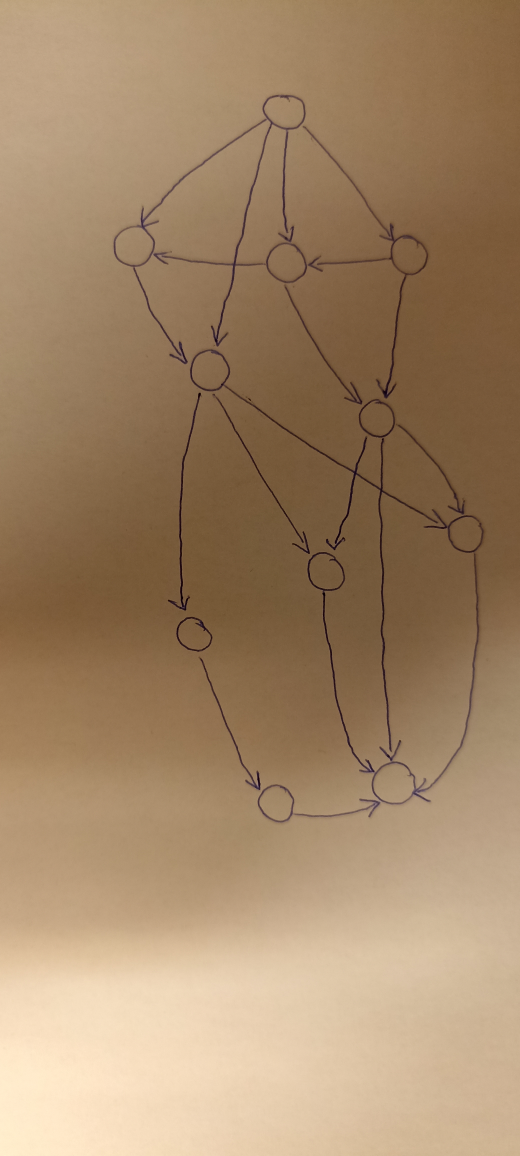
#> input picture tests/obrazki_testowe/testy_inz/recznie_rys/skierowane/t1.jpg, 2080 x 4624 px (shown at 1/4 size)
$ python -i segmentation.py   (imports and definitions only)
#> lines starting #> are read from the running program, lines starting #| are printed output that depends on the picture
import cv2 as cv
import numpy as np
from numpy.core.numeric import count_nonzero

from .graph import *
from .share import *


# [132 lines left out: functions segment, find_filled_vertices, find_unfilled_vertices, remove_interseting_vertices, intersecting_vertices, not called in this run]

def get_filled_vertices(binary_img, iters=2):
    """"""
    binary_tmp = binary_img.copy()
    nr_objects, _ = cv.connectedComponents(binary_img, 8)
    any_removed = False
    counter_same_nr = 0
    prev_nr_objs = nr_objects
    it = 0
    max_it = 10

    while (not any_removed or counter_same_nr < 2) and it < max_it:
        binary_tmp = cv.erode(binary_tmp, Kernel.k3, iterations=iters)
        new_nr_objs, _ = cv.connectedComponents(binary_tmp, 8)
        if new_nr_objs != nr_objects:
            any_removed = True
        if new_nr_objs == prev_nr_objs:
            counter_same_nr += 1
        else:
            counter_same_nr = 0

        prev_nr_objs = new_nr_objs
        it += 1

    result = cv.dilate(binary_tmp, Kernel.k3, iterations=it*iters)

    return result

>>> import cv2
>>> picture = cv2.imread('../tests/obrazki_testowe/testy_inz/recznie_rys/skierowane/t1.jpg', cv2.IMREAD_GRAYSCALE)
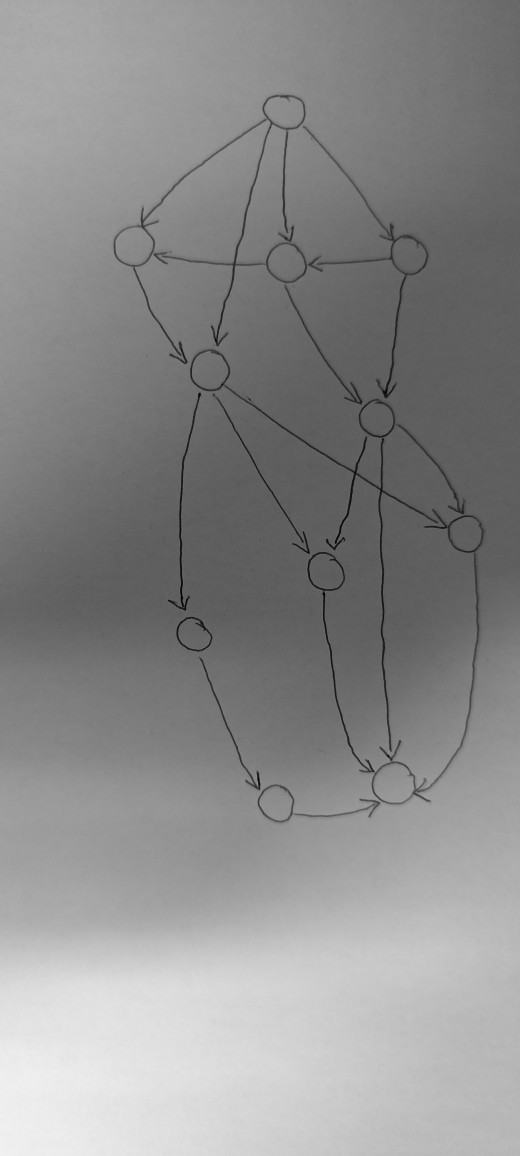
#> picture: shape (4624, 2080) (shown at 1/4 size); min 0, max 246, mean 140
>>> result = get_filled_vertices(picture)
#> in get_filled_vertices, `nr_objects, _ = cv.connectedComponents(binary_img, 8)`: nr_objects = 2
#> the loop in get_filled_vertices, `while (not any_removed or counter_same_nr < 2) and it < max_it:` made 10 passes
#> pass 2, in get_filled_vertices, `binary_tmp = cv.erode(binary_tmp, Kernel.k3, iterations=iters)`:
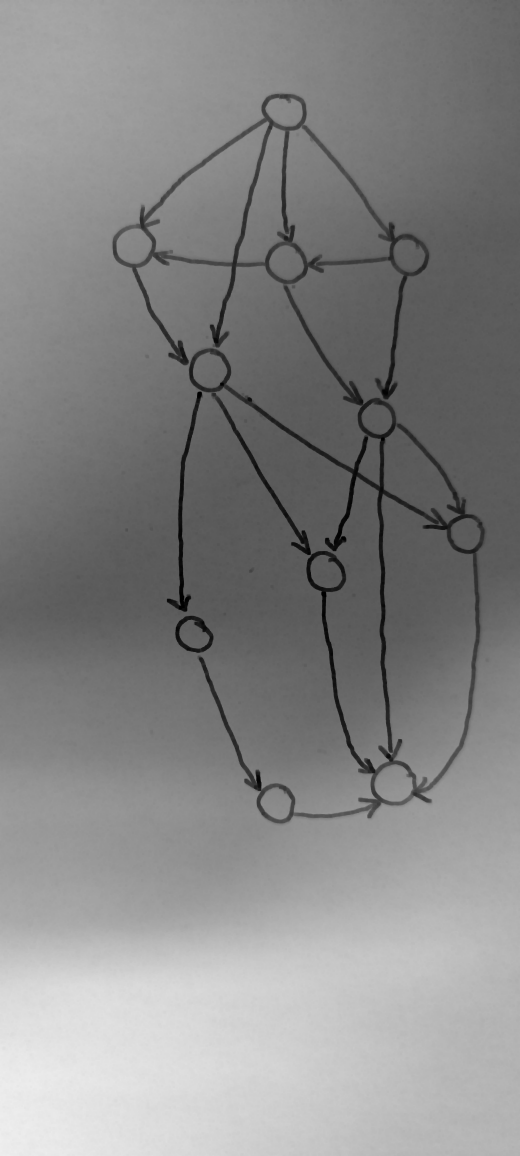
#> binary_tmp: shape (4624, 2080) (shown at 1/4 size); min 0, max 239, mean 134.8
#> after the loop in get_filled_vertices, `while (not any_removed or counter_same_nr < 2) and it < max_it:`:
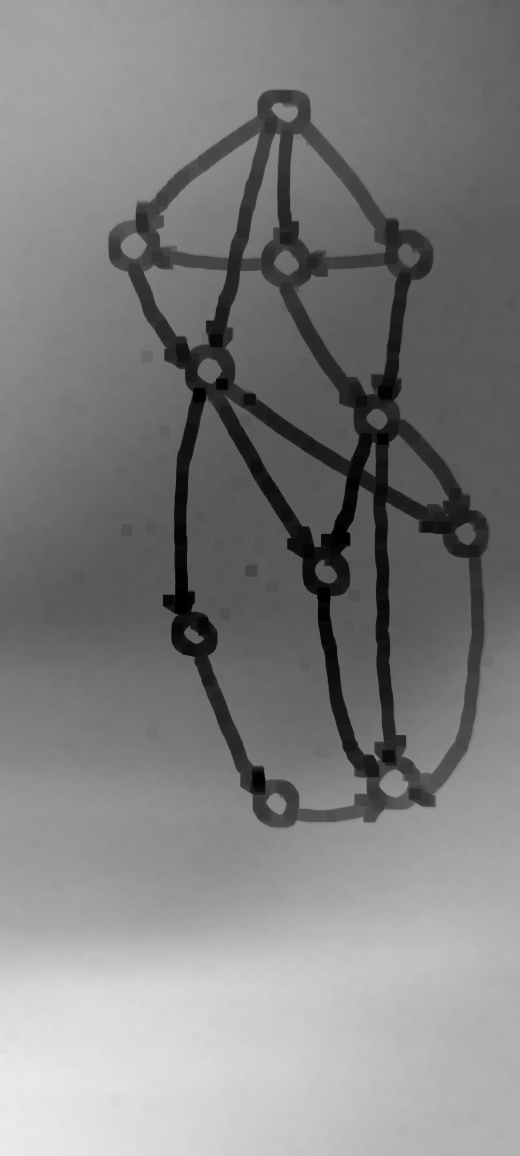
#> binary_tmp: shape (4624, 2080) (shown at 1/4 size); min 0, max 236, mean 127.5
#> after the loop in get_filled_vertices, `while (not any_removed or counter_same_nr < 2) and it < max_it:`: it = 10

$ run again, on tests/obrazki_testowe/testy_inz/recznie_rys/skierowane/t10.jpg
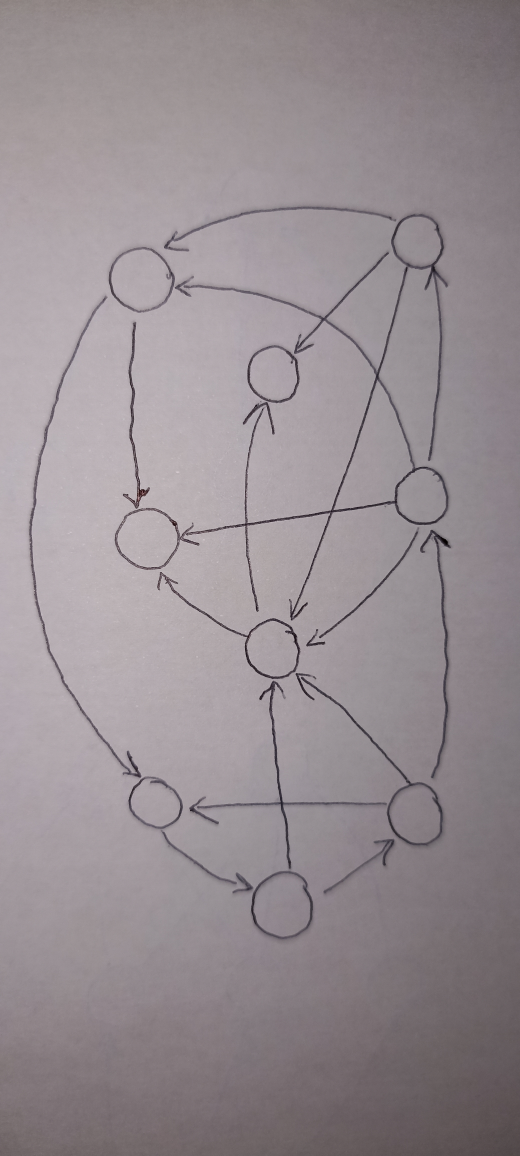
#> input picture tests/obrazki_testowe/testy_inz/recznie_rys/skierowane/t10.jpg, 2080 x 4624 px (shown at 1/4 size)
#> nr_objects = 2
#> the loop in get_filled_vertices, `while (not any_removed or counter_same_nr < 2) and it < max_it:` made 10 passes
#> pass 1, in get_filled_vertices, `binary_tmp = cv.erode(binary_tmp, Kernel.k3, iterations=iters)`:
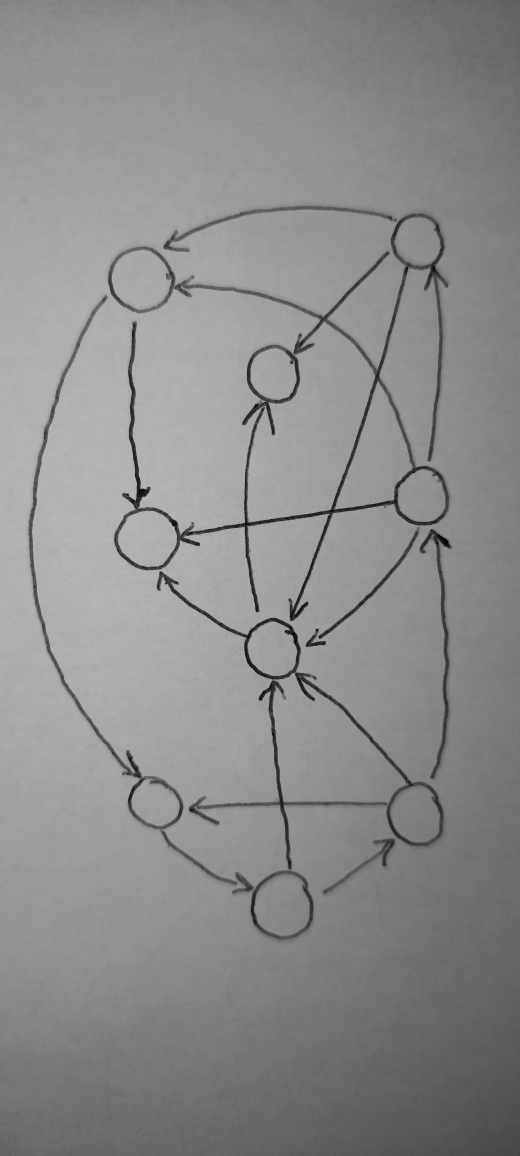
#> binary_tmp: shape (4624, 2080) (shown at 1/4 size); min 0, max 196, mean 140.2
#> after the loop in get_filled_vertices, `while (not any_removed or counter_same_nr < 2) and it < max_it:`:
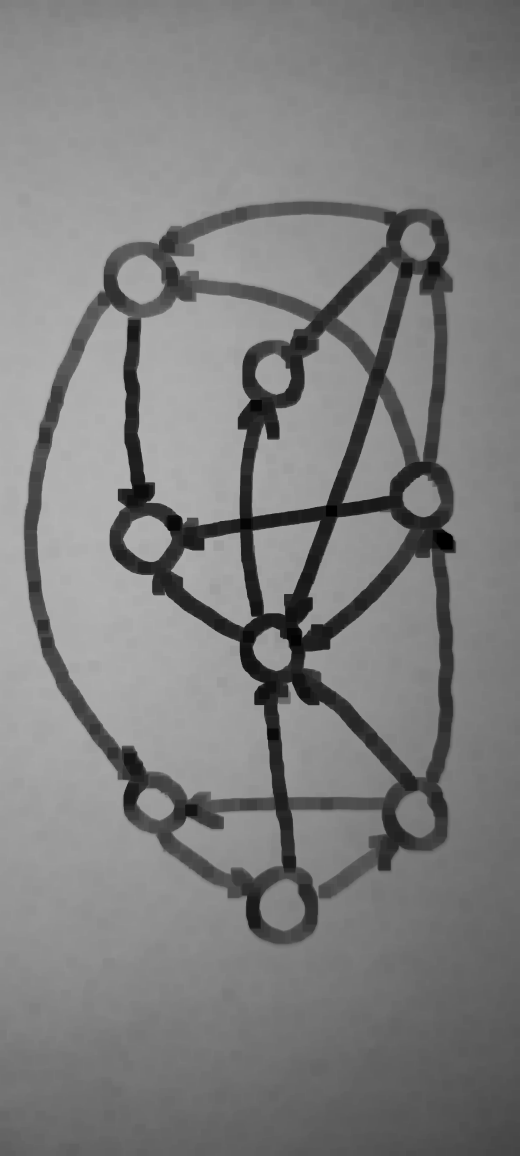
#> binary_tmp: shape (4624, 2080) (shown at 1/4 size); min 0, max 178, mean 126.7
#> after the loop in get_filled_vertices, `while (not any_removed or counter_same_nr < 2) and it < max_it:`: it = 10

$ run again, on tests/obrazki_testowe/testy_inz/recznie_rys/skierowane/t2.jpg
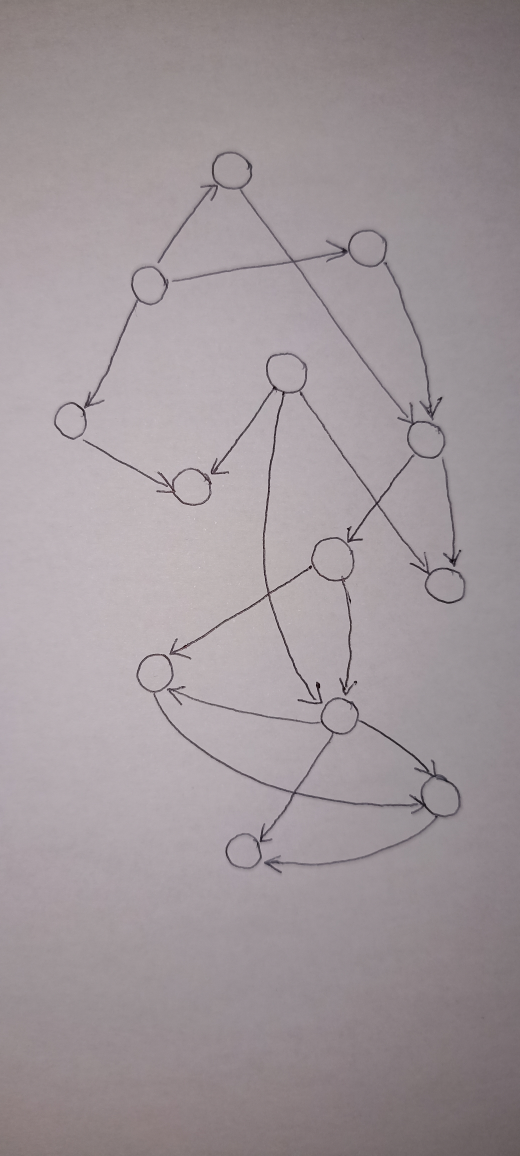
#> input picture tests/obrazki_testowe/testy_inz/recznie_rys/skierowane/t2.jpg, 2080 x 4624 px (shown at 1/4 size)
#> nr_objects = 2
#> the loop in get_filled_vertices, `while (not any_removed or counter_same_nr < 2) and it < max_it:` made 10 passes
#> pass 1, in get_filled_vertices, `binary_tmp = cv.erode(binary_tmp, Kernel.k3, iterations=iters)`:
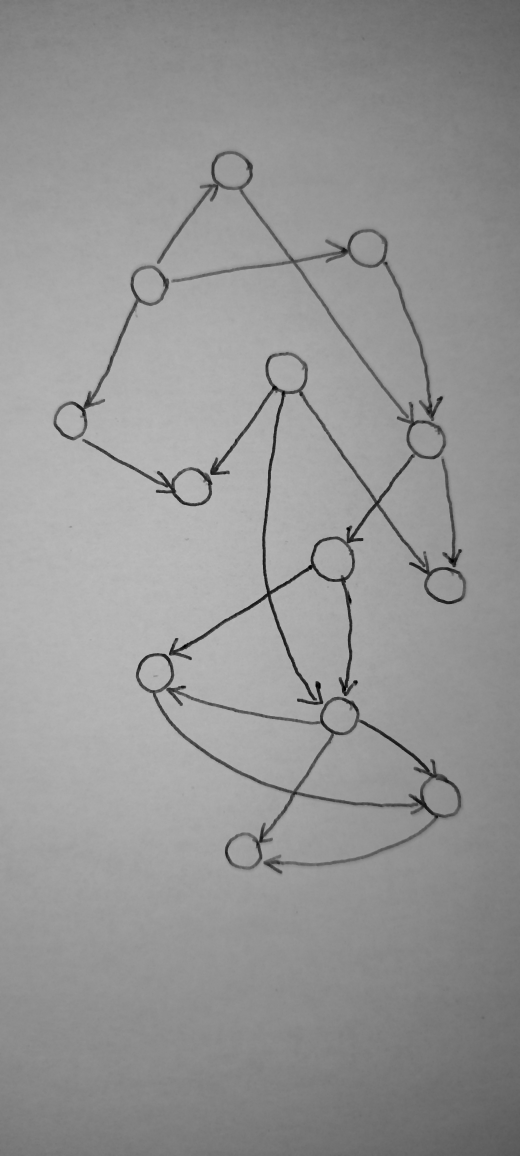
#> binary_tmp: shape (4624, 2080) (shown at 1/4 size); min 0, max 198, mean 149.3
#> after the loop in get_filled_vertices, `while (not any_removed or counter_same_nr < 2) and it < max_it:`:
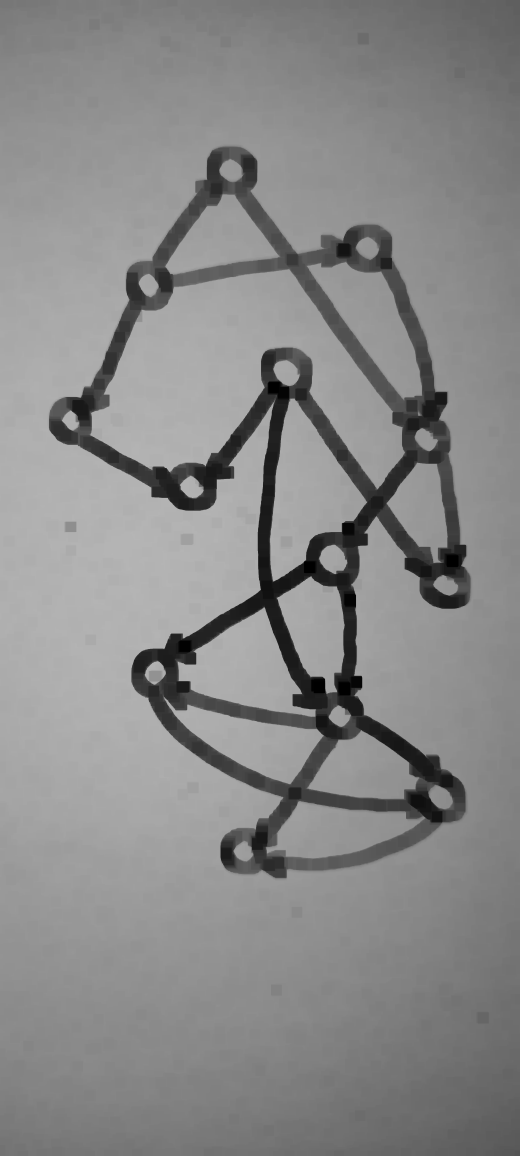
#> binary_tmp: shape (4624, 2080) (shown at 1/4 size); min 0, max 181, mean 136.9
#> after the loop in get_filled_vertices, `while (not any_removed or counter_same_nr < 2) and it < max_it:`: it = 10

$ run again, on tests/obrazki_testowe/testy_inz/recznie_rys/skierowane/t3.jpg
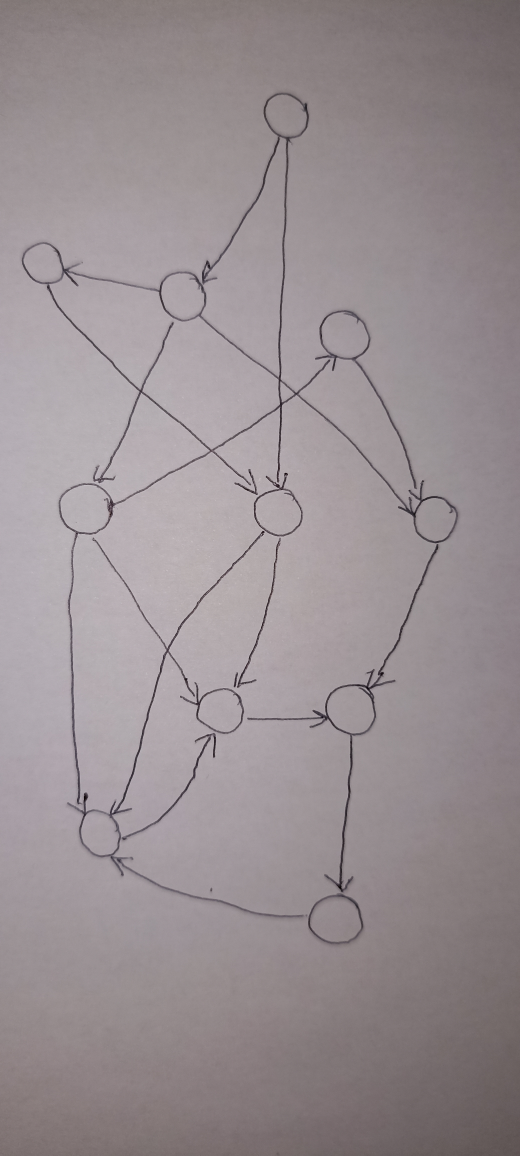
#> input picture tests/obrazki_testowe/testy_inz/recznie_rys/skierowane/t3.jpg, 2080 x 4624 px (shown at 1/4 size)
#> nr_objects = 2
#> the loop in get_filled_vertices, `while (not any_removed or counter_same_nr < 2) and it < max_it:` made 10 passes
#> pass 1, in get_filled_vertices, `binary_tmp = cv.erode(binary_tmp, Kernel.k3, iterations=iters)`:
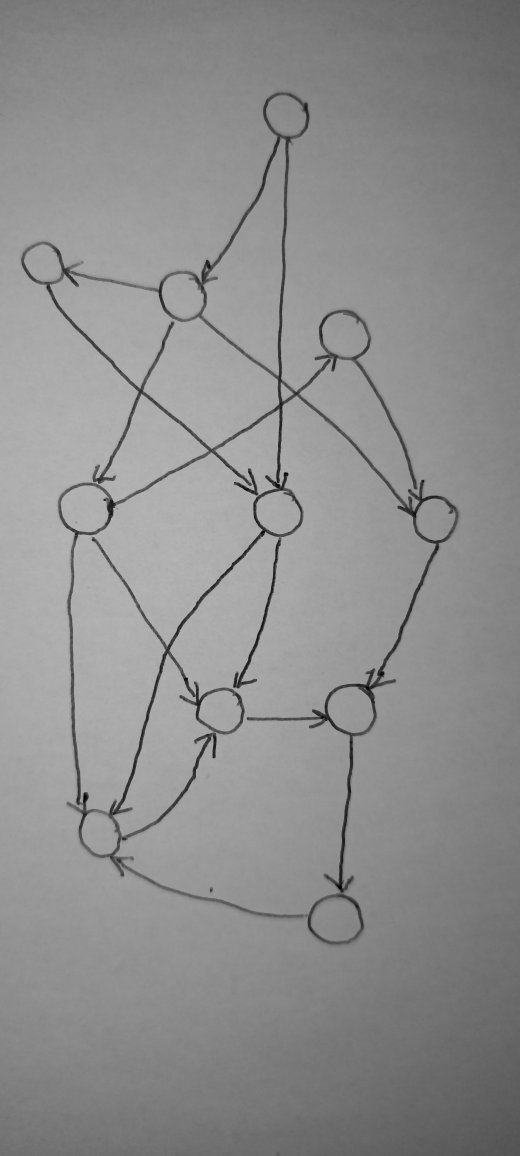
#> binary_tmp: shape (4624, 2080) (shown at 1/4 size); min 0, max 184, mean 142
#> after the loop in get_filled_vertices, `while (not any_removed or counter_same_nr < 2) and it < max_it:`:
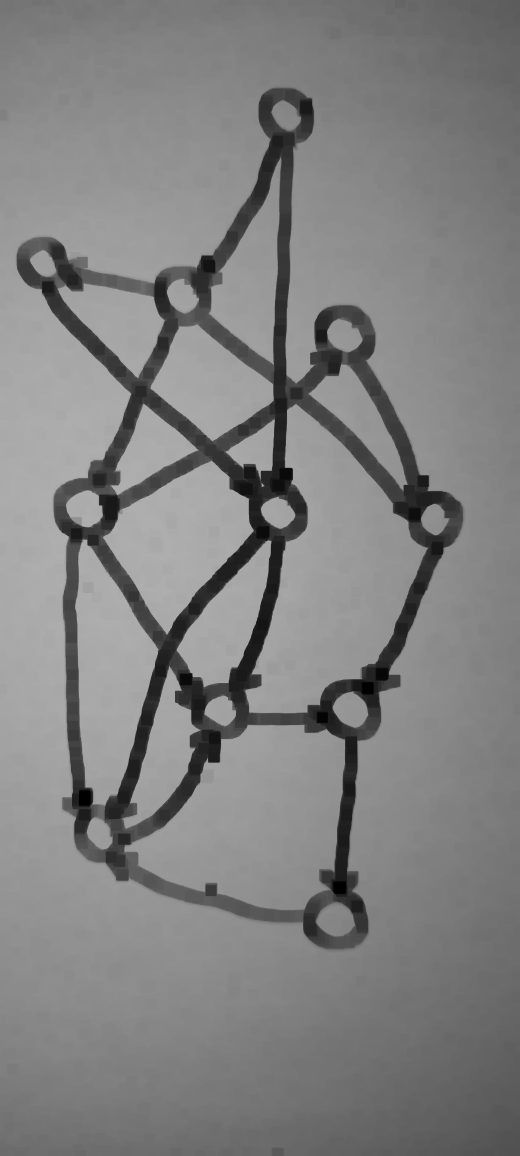
#> binary_tmp: shape (4624, 2080) (shown at 1/4 size); min 0, max 175, mean 129
#> after the loop in get_filled_vertices, `while (not any_removed or counter_same_nr < 2) and it < max_it:`: it = 10
